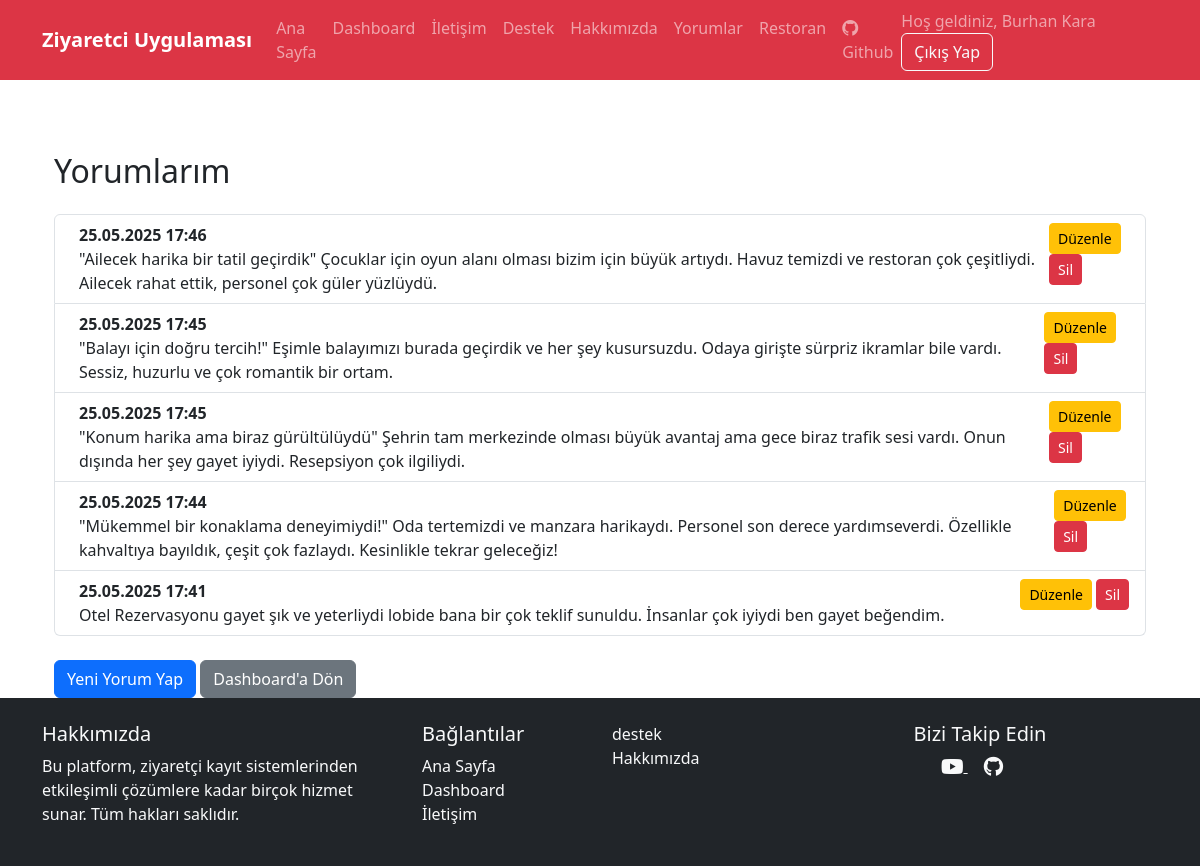
The page /yorumlar (signed in) on the database its author committed.
### app.py (models this page shows)
class User(UserMixin, db.Model):
    id = db.Column(db.Integer, primary_key=True)
    name = db.Column(db.String(100), nullable=False)
    email = db.Column(db.String(100), unique=True, nullable=False)
    password = db.Column(db.String(100), nullable=False)
    role = db.Column(db.Integer, default=0)  # 0: normal kullanıcı, 1: admin
    comments = db.relationship('Comment', backref='user', lazy=True)

class Comment(db.Model):
    id = db.Column(db.Integer, primary_key=True)
    user_id = db.Column(db.Integer, db.ForeignKey('user.id'), nullable=False)
    content = db.Column(db.Text, nullable=False)
    created_at = db.Column(db.DateTime, default=datetime.utcnow)

### app.py (the view)
@app.route('/yorumlar')
@login_required
def yorumlar():
    yorumlar = Comment.query.order_by(Comment.created_at.desc()).all()
    return render_template('yorumlar.html', yorumlar=yorumlar)

### app.py (called while the page is built)
@login_manager.user_loader
def load_user(user_id):
    return User.query.get(int(user_id))

### templates/yorumlar.html (shortened to what this page needs)
{% extends "base.html" %}
{% block content %}
<div class="container mt-5">
    <h2 class="mb-4">Yorumlarım</h2>
    {% if yorumlar %}
        <ul class="list-group">
            {% for yorum in yorumlar %}
                <li class="list-group-item d-flex justify-content-between align-items-start">
                    <div class="ms-2 me-auto">
                        <div class="fw-bold">{{ yorum.created_at.strftime('%d.%m.%Y %H:%M') }}</div>
                        {{ yorum.content }}
                    </div>
                    <div>
                        <a href="{{ url_for('yorum_duzenle', yorum_id=yorum.id) }}" class="btn btn-sm btn-warning">Düzenle</a>
                        <a href="{{ url_for('yorum_sil', yorum_id=yorum.id) }}" class="btn btn-sm btn-danger" onclick="return confirm('Bu yorumu silmek istediğinize emin misiniz?');">Sil</a>
                    </div>
                </li>
            {% endfor %}
        </ul>
    {% else %}
        <div class="alert alert-info mt-4">Henüz hiç yorum yapmadınız.</div>
    {% endif %}
    <a href="{{ url_for('yorum_yap') }}" class="btn btn-primary mt-4">Yeni Yorum Yap</a>
    <a href="{{ url_for('dashboard') }}" class="btn btn-secondary mt-4">Dashboard'a Dön</a>
</div>
{% endblock %}

### templates/base.html (shortened to what this page needs)
<!DOCTYPE html>
<html lang="tr">
<head>
    <link href="https://cdn.jsdelivr.net/npm/bootstrap@5.3.0/dist/css/bootstrap.min.css" rel="stylesheet">
    <link rel="stylesheet" href="https://cdn.jsdelivr.net/npm/bootstrap-icons@1.7.2/font/bootstrap-icons.css">
    <link rel="stylesheet" href="https://cdnjs.cloudflare.com/ajax/libs/font-awesome/6.0.0-beta3/css/all.min.css">
    <link rel="stylesheet" href="{{ url_for('static', filename='styles.css') }}">
</head>
<body>
    <nav class="navbar navbar-expand-lg navbar-dark bg-danger">
        <div class="container">
            <a class="navbar-brand" href="/">Ziyaretci Uygulaması</a>
            <div class="collapse navbar-collapse" id="navbarNav">
                <ul class="navbar-nav">
                    <li class="nav-item">
                        <a class="nav-link" href="/">Ana Sayfa</a>
                    </li>
                    {% if current_user.is_authenticated %}
                    <li class="nav-item">
                        <a class="nav-link" href="{{ url_for('dashboard') }}">Dashboard</a>
                    </li>
                    {% endif %}
                    <li class="nav-item">
                        <a class="nav-link" href="{{ url_for('iletisim') }}">İletişim</a>
                    </li>
                    <li class="nav-item">
                        <a class="nav-link" href="{{ url_for('destek') }}">Destek</a>
                    </li>
                    <li class="nav-item">
                        <a class="nav-link" href="{{ url_for('hakkimizda') }}">Hakkımızda</a>
                    </li>
                    <li class="nav-item">
                        <a class="nav-link" href="{{ url_for('yorum_yap') }}">Yorumlar</a>
                    </li>
                    <li class="nav-item">
                        <a class="nav-link" href="{{ url_for('restoran') }}">Restoran</a>
                    </li>
                    <li class="nav-item">
                        <a class="nav-link" href="https://github.com/BurhanKara" target="_blank">
                            <i class="bi bi-github me-1"></i> Github
                        </a>
                    </li>
                </ul>
                <div class="auth-buttons">
                    {% if current_user.is_authenticated %}
                    <span class="navbar-text me-3">Hoş geldiniz, {{ current_user.name }}</span>
                    <a href="{{ url_for('logout') }}" class="btn btn-outline-light">Çıkış Yap</a>
                    {% else %}
                    <a href="{{ url_for('login') }}" class="btn btn-outline-light me-2">Giriş Yap</a>
                    <a href="{{ url_for('register') }}" class="btn btn-light">Kayıt Ol</a>
                    {% endif %}
                </div>
            </div>
        </div>
    </nav>
    <div class="container mt-4">
        {% block content %}{% endblock %}
    </div>
</body>
</html>
</body>
</head>
<body>
    <footer class="bg-dark text-light pt-4 pb-2">
        <div class="container">
            <div class="row">
                <div class="col-md-4 mb-3">
                    <h5>Hakkımızda</h5>
                    <p>Bu platform, ziyaretçi kayıt sistemlerinden etkileşimli çözümlere kadar birçok hizmet sunar. Tüm
                        hakları saklıdır.</p>
                </div>
                <div class="col-md-2 mb-3">
                    <h5>Bağlantılar</h5>
                    <ul class="list-unstyled">
                        <li><a href="{{ url_for('index') }}" class="text-decoration-none text-light">Ana Sayfa</a></li>
                        <li><a href="{{ url_for('dashboard') }}" class="text-decoration-none text-light">Dashboard</a>
                        </li>
                        <li><a href="{{ url_for('iletisim') }}" class="text-decoration-none text-light">İletişim</a>
                        </li>
                    </ul>
                </div>
                <div class="col-md-2 mb-3">
                    <ul class="list-unstyled">
                        <li><a href="{{ url_for('destek') }}" class="text-decoration-none text-light">destek</a></li>
                        <li><a href="{{ url_for('hakkimizda') }}" class="text-decoration-none text-light">Hakkımızda</a>
                        </li>
                    </ul>
                </div>
                <div class="col-md-4 mb-3 text-center">
                    <h5>Bizi Takip Edin</h5>
                    <a href="https://www.youtube.com/channel/UCSVu-RK61O3OSvPVGqgvE-Q" target="_blank"
                        class="text-light me-3">
                        <i class="fab fa-youtube fa-lg"></i>
                    </a>
                    <a href="https://github.com/BurhanKara" target="_blank" class="text-light me-3">
                        <i class="fab fa-github fa-lg"></i>
                    </a>
                </div>
            </div>
        </div>
    </footer>
</body>
</html>
</html>

### Static/styles.css (style rules this page uses)
.navbar-brand { font-weight: bold; }
.auth-buttons { margin-left: auto; }
html, body { height: 100%; }
body { display: flex; flex-direction: column; }
:root { --primary-color: #8B0000; --secondary-color: #F4A460; }

### rows shown on the page
User: name "Burhan Kara"
Comment: created_at "25.05.2025 17:46", content "\"Ailecek harika bir tatil geçirdik\" Çocuklar için oyun alanı olması bizim için büyük artıydı. Havuz temizdi ve restoran çok çeşitliydi. Ailecek rahat ettik, personel çok güler yüzlüydü."
Comment: created_at "25.05.2025 17:45", content "\"Balayı için doğru tercih!\" Eşimle balayımızı burada geçirdik ve her şey kusursuzdu. Odaya girişte sürpriz ikramlar bile vardı. Sessiz, huzurlu ve çok romantik bir ortam."
Comment: created_at "25.05.2025 17:45", content "\"Konum harika ama biraz gürültülüydü\" Şehrin tam merkezinde olması büyük avantaj ama gece biraz trafik sesi vardı. Onun dışında her şey gayet iyiydi. Resepsiyon çok ilgiliydi."
Comment: created_at "25.05.2025 17:44", content "\"Mükemmel bir konaklama deneyimiydi!\" Oda tertemizdi ve manzara harikaydı. Personel son derece yardımseverdi. Özellikle kahvaltıya bayıldık, çeşit çok fazlaydı. Kesinlikle tekrar geleceğiz!"
Comment: created_at "25.05.2025 17:41", content "Otel Rezervasyonu gayet şık ve yeterliydi lobide bana bir çok teklif sunuldu. İnsanlar çok iyiydi ben gayet beğendim."
